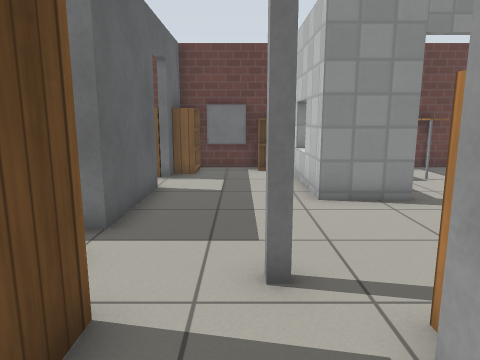
[1] (above)

16 first-person views from a walk through a Gazebo world. The camera is 1 m above the floor, tilts 10° down and sees 70° across. The floor is counted in squares, 0.5 m on a side. Each view is taken from the middle of a square. On the plan, view 1 faces up. The plan holds only what a view shows up to about 18 squares ahead; the rest is blank. The robots in the file are not drawn. Gazebo's built-in surfaces are drawn with simple patterns.

[2]
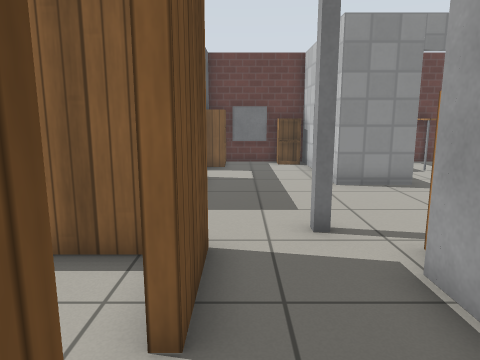

[3]
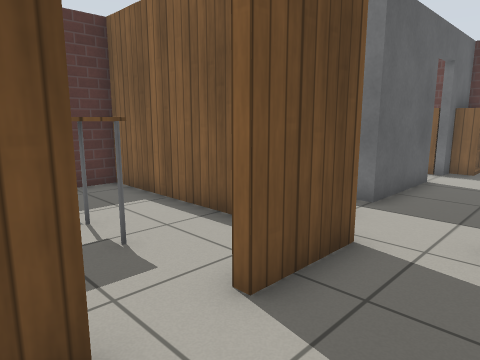

[4]
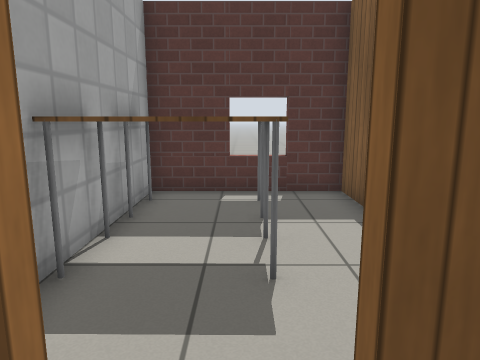

[5]
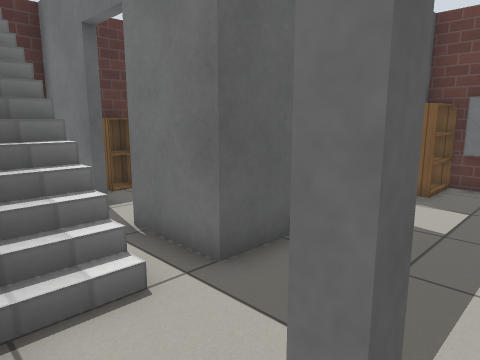

[6]
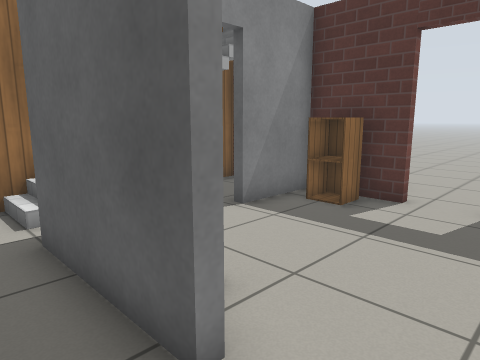

[7]
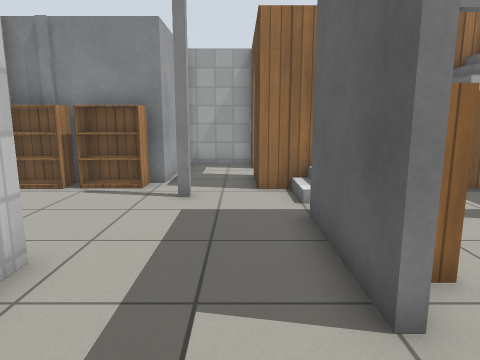

[8]
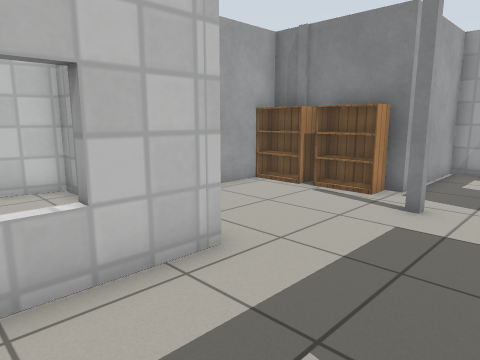

[9]
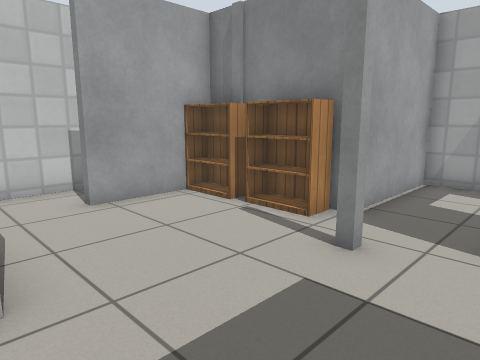

[10]
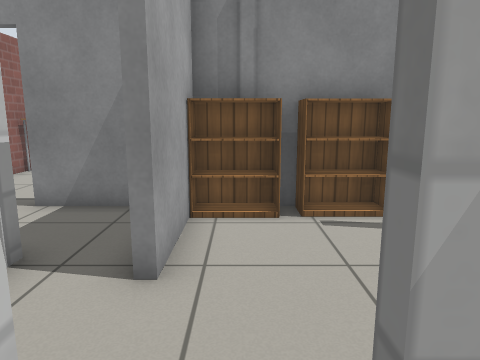

[11]
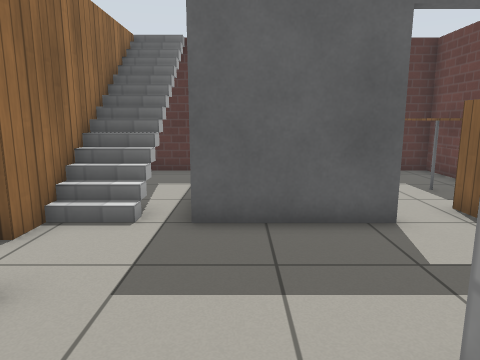

[12]
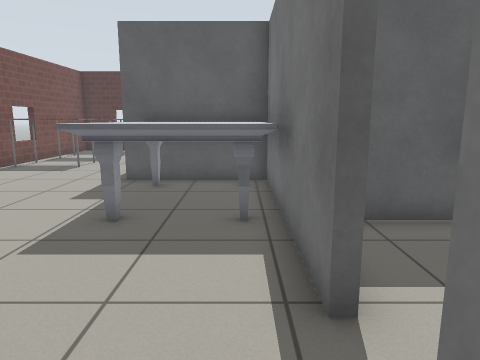

[13]
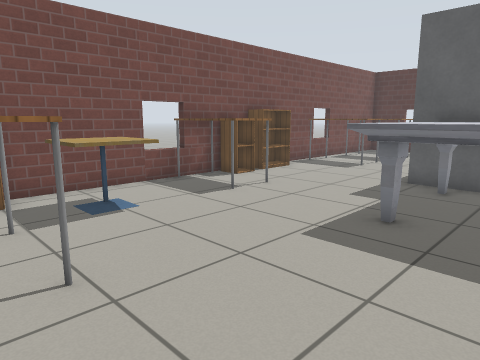

[14]
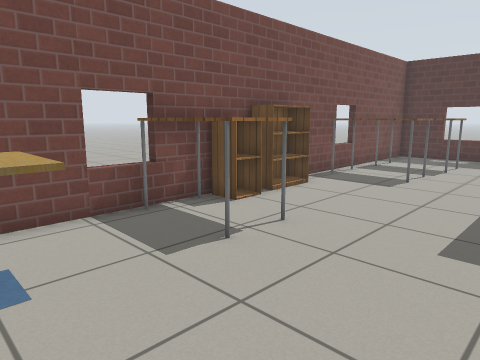

[15]
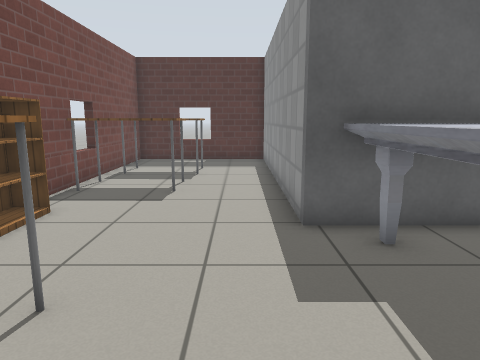

[16]
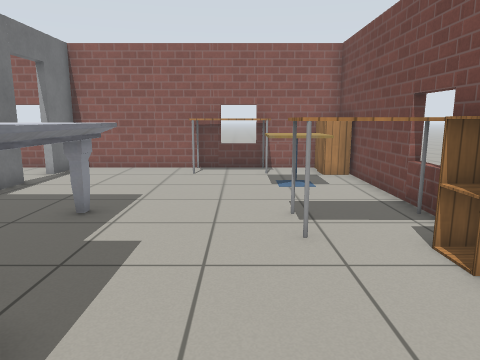

### Floor plan
Ten units are one square. View 1 is at (0, 0); x grows to the right and y downward. Boxes are objects, and circles mark ways between rooms. Rooms are numbered by the first view taken in them; rooms with no view inside come last. Other rooms are left out.
<svg viewBox="-105 -150 245 250">
<path fill="none" stroke="#000" d="M-29 -101 -25 -101 -25 -61 -50 -61M-66 -61 -95 -61 -95 -36M-32 -144 -38 -144M8 -39 2 -39M44 -84 20 -84 20 -144 14 -144M-95 -91 -95 -64 -68 -64M14 -14 14 -22 60 -22 60 -60M-84 -144 -95 -144 -95 -134M-96 -32 -15 -32 -15 -7M-15 11 -15 25 17 25M73 -87 82 -87 86 -103M17 25 17 28 -95 28 -95 91 15 91M25 91 115 91M99 -19 17 -19M134 36 134 -19 115 -19M134 85 134 64M-24 -29 -95 -29 -95 25 -39 25M75 -22 99 -22M63 -54 63 -35M134 -31 134 -42"/>
<rect x="-95" y="-85" width="20" height="20" fill="#bbb"><title>cabinet</title></rect>
<rect x="-85" y="-145" width="30" height="20" fill="#bbb"><title>table</title></rect>
<rect x="-75" y="-55" width="40" height="10" fill="#bbb"><title>stairs</title></rect>
<rect x="-35" y="-85" width="10" height="10" fill="#bbb"><title>bookshelf</title></rect>
<rect x="-35" y="-135" width="10" height="20" fill="#bbb"><title>bookshelf</title></rect>
<rect x="-25" y="-145" width="10" height="20" fill="#bbb"><title>bookshelf</title></rect>
<rect x="-15" y="-145" width="20" height="10" fill="#bbb"><title>window</title></rect>
<rect x="5" y="-145" width="10" height="10" fill="#bbb"><title>cabinet</title></rect>
<rect x="15" y="-35" width="20" height="10" fill="#bbb"><title>bookshelf</title></rect>
<rect x="35" y="-35" width="20" height="10" fill="#bbb"><title>bookshelf</title></rect>
<rect x="65" y="-125" width="10" height="10" fill="#bbb"><title>table</title></rect>
<rect x="65" y="-145" width="20" height="10" fill="#bbb"><title>table</title></rect>
<rect x="-65" y="75" width="20" height="10" fill="#bbb"><title>table</title></rect>
<rect x="-65" y="55" width="20" height="10" fill="#bbb"><title>table</title></rect>
<rect x="-35" y="55" width="20" height="30" fill="#bbb"><title>table</title></rect>
<rect x="5" y="75" width="20" height="20" fill="#bbb"><title>bookshelf</title></rect>
<rect x="15" y="-15" width="60" height="40" fill="#bbb"><title>marble table</title></rect>
<rect x="25" y="75" width="20" height="10" fill="#bbb"><title>cabinet</title></rect>
<rect x="45" y="55" width="20" height="30" fill="#bbb"><title>table</title></rect>
<rect x="85" y="55" width="20" height="20" fill="#bbb"><title>cafe table</title></rect>
<rect x="115" y="75" width="10" height="20" fill="#bbb"><title>cabinet</title></rect>
<rect x="115" y="25" width="20" height="40" fill="#bbb"><title>table</title></rect>
<rect x="125" y="75" width="10" height="20" fill="#bbb"><title>other object</title></rect>
<rect x="-95" y="-35" width="10" height="10" fill="#bbb"><title>stairs</title></rect>
<rect x="-85" y="15" width="20" height="10" fill="#bbb"><title>table</title></rect>
<rect x="-85" y="-5" width="20" height="10" fill="#bbb"><title>table</title></rect>
<rect x="-55" y="-5" width="20" height="30" fill="#bbb"><title>table</title></rect>
<circle cx="53" cy="-87" r="3" fill="#2a7"/>
<circle cx="-20" cy="5" r="3" fill="#2a7"/>
<circle cx="105" cy="-20" r="3" fill="#2a7"/>
<text x="-20" y="-90">1</text>
<text x="70" y="-130">2</text>
<text x="50" y="40">3</text>
<text x="-60" y="0">4</text>
<text x="90" y="-40">5</text>
</svg>
Room 1 opens to room 2. Room 1 opens to room 4. Room 3 opens to room 5.

Where each view was taken, in squares from view 1:
view 1: 0 up, 0 right, facing up
view 2: 2 down, 1 left, facing up
view 3: 2 down, 1 right, facing up-left
view 4: 0 up, 0 right, facing left
view 5: 3 up, 1 right, facing up-left
view 6: 12 up, 1 left, facing down-left
view 7: 13 up, 1 left, facing down
view 8: 12 up, 2 left, facing down-right
view 9: 9 up, 2 left, facing down-right
view 10: 10 up, 5 right, facing down
view 11: 7 up, 4 right, facing left
view 12: 1 up, 13 right, facing left
view 13: 1 up, 13 right, facing down-left
view 14: 2 down, 10 right, facing down-left
view 15: 4 down, 8 right, facing left
view 16: 5 down, 1 left, facing right
